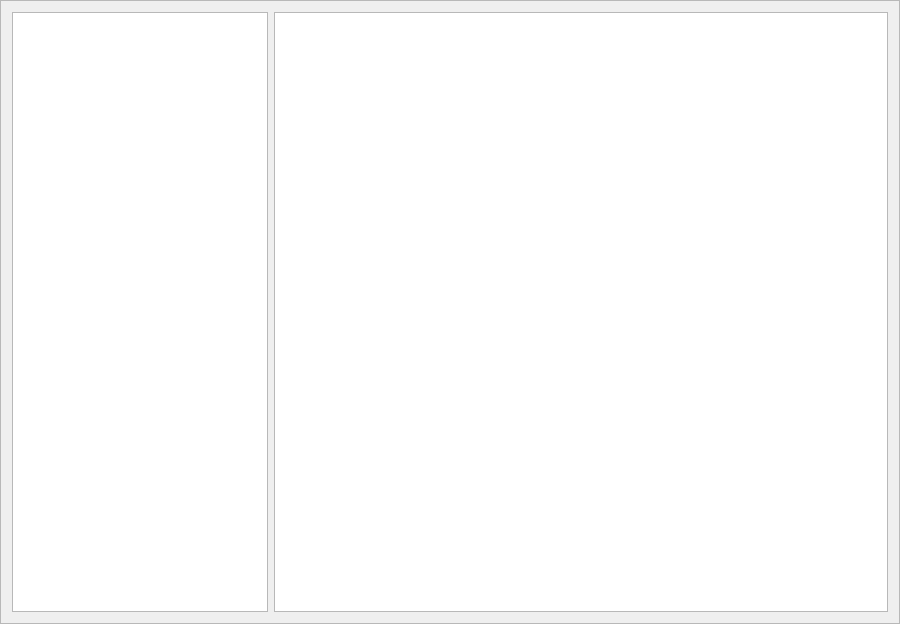
<?xml version="1.0" encoding="UTF-8"?>
<ui version="4.0">
 <class>TextFileViewer</class>
 <widget class="QFrame" name="TextFileViewer">
  <property name="geometry">
   <rect>
    <x>0</x>
    <y>0</y>
    <width>900</width>
    <height>620</height>
   </rect>
  </property>
  <property name="minimumSize">
   <size>
    <width>900</width>
    <height>0</height>
   </size>
  </property>
  <property name="maximumSize">
   <size>
    <width>16777214</width>
    <height>620</height>
   </size>
  </property>
  <property name="windowTitle">
   <string>Frame</string>
  </property>
  <property name="frameShape">
   <enum>QFrame::StyledPanel</enum>
  </property>
  <property name="frameShadow">
   <enum>QFrame::Raised</enum>
  </property>
  <layout class="QGridLayout" name="gridLayout">
   <item row="0" column="0">
    <widget class="QListWidget" name="list">
     <property name="sizePolicy">
      <sizepolicy hsizetype="Maximum" vsizetype="Expanding">
       <horstretch>0</horstretch>
       <verstretch>0</verstretch>
      </sizepolicy>
     </property>
    </widget>
   </item>
   <item row="0" column="1">
    <widget class="QPlainTextEdit" name="text_edit">
     <property name="sizePolicy">
      <sizepolicy hsizetype="Preferred" vsizetype="Preferred">
       <horstretch>0</horstretch>
       <verstretch>0</verstretch>
      </sizepolicy>
     </property>
     <property name="minimumSize">
      <size>
       <width>600</width>
       <height>600</height>
      </size>
     </property>
     <property name="overwriteMode">
      <bool>false</bool>
     </property>
    </widget>
   </item>
  </layout>
 </widget>
 <resources/>
 <connections/>
</ui>
